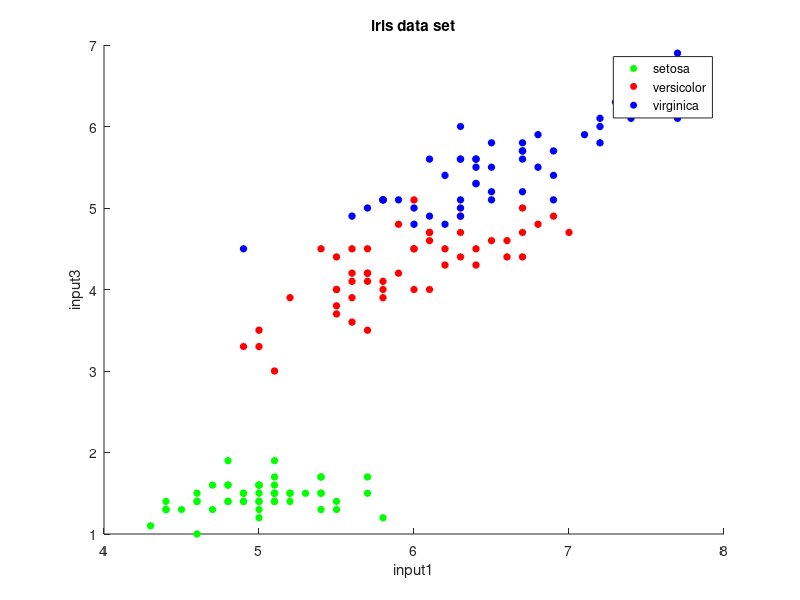

MATLAB code to generate this figure: (Note: this script raises an error after producing the figure.)
%%NN use

M = load('fisheriris.mat')

species_cell = {'setosa','versicolor','virginica'};
Classes = [0, 1; 
                1, 0; 
                1, 1];
colors = {[0 1 0], [1 0 0], [0 0 1] };

for ii = 1:length(M.species)
   Training{ii}.inputs = M.meas(ii,:);
   %get vector for each species
   index = find(ismember( species_cell, M.species(ii) ));
   Training{ii}.outputs = Classes(index,:);
   Training{ii}.class = index;
   %plots for funsies
   h(index) = scatter(Training{ii}.inputs(1),Training{ii}.inputs(3),20,'MarkerEdgeColor',colors{index},'MarkerFaceColor',colors{index},'LineWidth',1);
   hold on
end
hold off
title('iris data set')
xlabel('input1')
ylabel('input3')
legend([h(1),h(2),h(3)],species_cell{1},species_cell{2},species_cell{3}  )

tic
NNstruct = NN_Train(Training);
toc

%%


indy = randi([0,150])

outputNode = NN_Online(NNstruct,Training{indy}.inputs);

outputNode{end}
Training{indy}.outputs

%%

accuracy = NN_TestClassify(Training, NNstruct, Classes)
